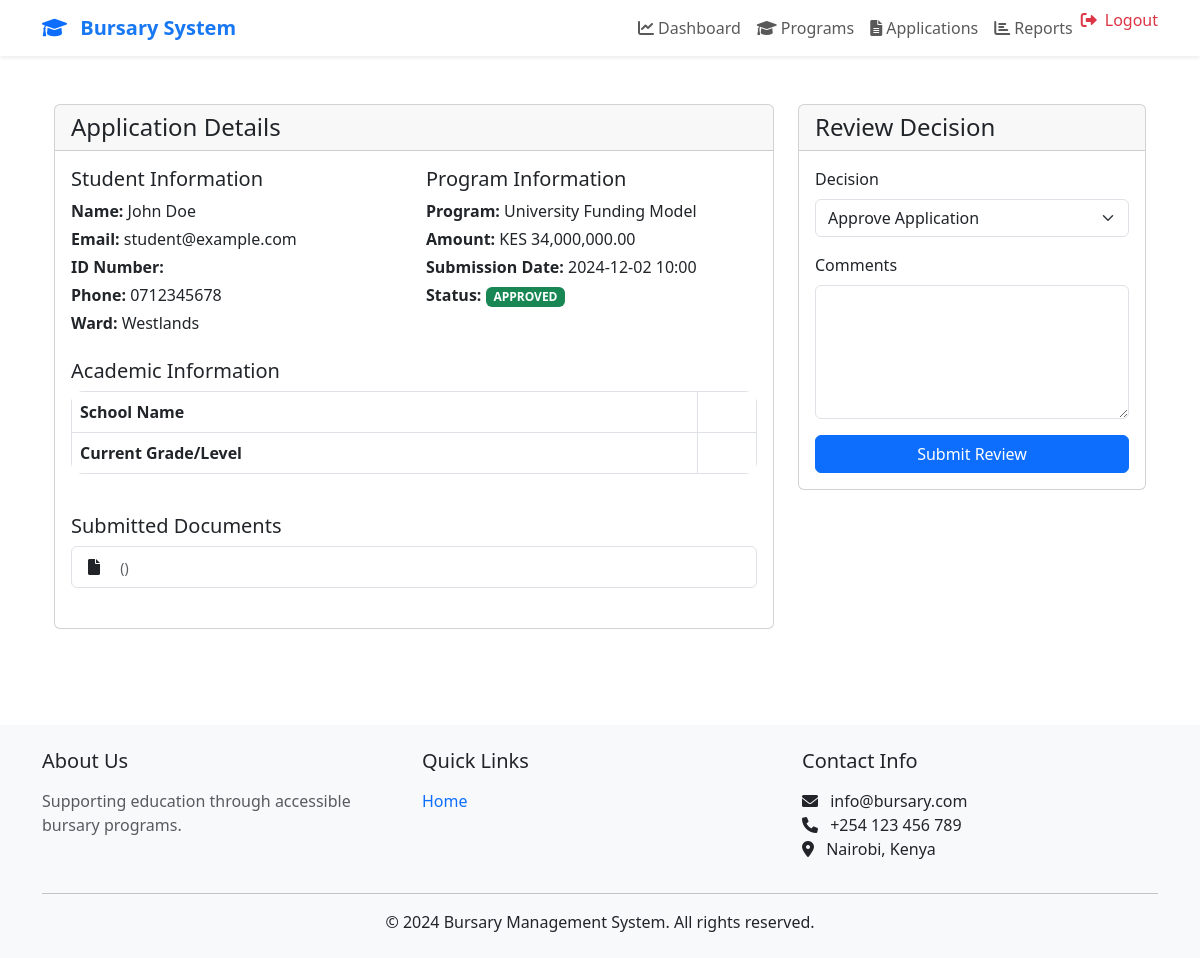
Page /admin/application/3/review (signed in) on the committed database.
### app/models.py (models this page shows, shortened)
class User(UserMixin, db.Model):
    id = db.Column(db.Integer, primary_key=True)
    email = db.Column(db.String(120), unique=True, nullable=False)
    password_hash = db.Column(db.String(256))
    first_name = db.Column(db.String(64))
    last_name = db.Column(db.String(64))
    role = db.Column(db.String(20), default='STUDENT')
    created_at = db.Column(db.DateTime, default=datetime.utcnow)
    updated_at = db.Column(db.DateTime, default=datetime.utcnow, onupdate=datetime.utcnow)
    profile = db.relationship('Profile', backref='user', uselist=False)
    submitted_applications = db.relationship('Application', backref='applicant',
                                          lazy='dynamic',
                                          foreign_keys='Application.student_id')
    reviewed_applications = db.relationship('Application', backref='reviewer',
                                         lazy='dynamic',
                                         foreign_keys='Application.reviewed_by')
    academic_info = db.relationship('AcademicInfo', backref='user', uselist=False)

class Profile(db.Model):
    id = db.Column(db.Integer, primary_key=True)
    user_id = db.Column(db.Integer, db.ForeignKey('user.id'), unique=True)
    first_name = db.Column(db.String(50))
    last_name = db.Column(db.String(50))
    phone_number = db.Column(db.String(20))
    date_of_birth = db.Column(db.Date)
    gender = db.Column(db.String(10))
    ward_id = db.Column(db.Integer, db.ForeignKey('ward.id'))

class Ward(db.Model):
    id = db.Column(db.Integer, primary_key=True)
    name = db.Column(db.String(100), unique=True, nullable=False)
    description = db.Column(db.String(500))
    total_budget = db.Column(db.Float, nullable=False)
    created_at = db.Column(db.DateTime, default=datetime.utcnow)
    updated_at = db.Column(db.DateTime, default=datetime.utcnow, onupdate=datetime.utcnow)
    programs = db.relationship('BursaryProgram', backref='ward', lazy='dynamic')
    profiles = db.relationship('Profile', backref='ward', lazy='dynamic')
    applications = db.relationship('Application', backref='ward', lazy='dynamic')

class BursaryProgram(db.Model):
    id = db.Column(db.Integer, primary_key=True)
    name = db.Column(db.String(200), nullable=False)
    description = db.Column(db.Text)
    amount = db.Column(db.Float, nullable=False)
    start_date = db.Column(db.DateTime, nullable=False)
    end_date = db.Column(db.DateTime, nullable=False)
    requirements = db.Column(db.Text)
    ward_id = db.Column(db.Integer, db.ForeignKey('ward.id'), nullable=True)
    status = db.Column(db.String(20), default='ACTIVE')
    created_at = db.Column(db.DateTime, default=datetime.utcnow)
    updated_at = db.Column(db.DateTime, default=datetime.utcnow, onupdate=datetime.utcnow)
    applications = db.relationship('Application', backref='program', lazy='dynamic')

class Application(db.Model):
    id = db.Column(db.Integer, primary_key=True)
    student_id = db.Column(db.Integer, db.ForeignKey('user.id'), nullable=False)
    ward_id = db.Column(db.Integer, db.ForeignKey('ward.id'), nullable=False)
    program_id = db.Column(db.Integer, db.ForeignKey('bursary_program.id'), nullable=False)
    status = db.Column(db.String(20), default='PENDING')
    amount = db.Column(db.Float, nullable=False)
    reason = db.Column(db.Text, nullable=False)
    reviewed_by = db.Column(db.Integer, db.ForeignKey('user.id'))
    review_note = db.Column(db.Text)
    created_at = db.Column(db.DateTime, default=datetime.utcnow)
    updated_at = db.Column(db.DateTime, default=datetime.utcnow, onupdate=datetime.utcnow)
    documents = db.relationship('Document', backref='application', lazy='dynamic')
    timeline = db.relationship('ApplicationTimeline', backref='application', lazy='dynamic')

class Document(db.Model):
    id = db.Column(db.Integer, primary_key=True)
    type = db.Column(db.String(50), nullable=False)
    url = db.Column(db.String(500), nullable=False)     # original filename
    application_id = db.Column(db.Integer, db.ForeignKey('application.id'), nullable=False)
    created_at = db.Column(db.DateTime, default=datetime.utcnow)

### app/admin/routes.py (the view, shortened to what this page needs)
@bp.route('/application/<int:application_id>/review', methods=['GET', 'POST'])
@login_required
@admin_required
def review_application(application_id):
    application = Application.query.get_or_404(application_id)
    form = ApplicationReviewForm()
    return render_template('admin/review_application.html',
                         application=application,
                         form=form)

### app/admin/forms.py
class ApplicationReviewForm(FlaskForm):
    status = SelectField('Decision', choices=[
        ('APPROVED', 'Approve Application'),
        ('REJECTED', 'Reject Application'),
        ('PENDING', 'Keep Pending'),
        ('INFO_REQUESTED', 'Request More Information')
    ], validators=[DataRequired()])
    comments = TextAreaField('Comments', validators=[DataRequired(), Length(min=10)])
    submit = SubmitField('Submit Review')

### app/models.py (called while the page is built)
@login_manager.user_loader
def load_user(id):
    return User.query.get(int(id))

### app/templates/admin/review_application.html (shortened to what this page needs)
{% extends "admin/base.html" %}
{% block content %}
<div class="container-fluid py-4">
    <div class="row">
        <div class="col-md-8">
            <div class="card mb-4">
                <div class="card-header">
                    <h4 class="mb-0">Application Details</h4>
                </div>
                <div class="card-body">
                    <div class="row mb-4">
                        <div class="col-md-6">
                            <h5>Student Information</h5>
                            <p class="mb-1"><strong>Name:</strong> {{ application.applicant.first_name }} {{ application.applicant.last_name }}</p>
                            <p class="mb-1"><strong>Email:</strong> {{ application.applicant.email }}</p>
                            <p class="mb-1"><strong>ID Number:</strong> {{ application.applicant.profile.id_number }}</p>
                            <p class="mb-1"><strong>Phone:</strong> {{ application.applicant.profile.phone_number }}</p>
                            <p class="mb-0"><strong>Ward:</strong> {{ application.applicant.profile.ward.name }}</p>
                        </div>
                        <div class="col-md-6">
                            <h5>Program Information</h5>
                            <p class="mb-1"><strong>Program:</strong> {{ application.program.name }}</p>
                            <p class="mb-1"><strong>Amount:</strong> KES {{ "{:,.2f}".format(application.program.amount) }}</p>
                            <p class="mb-1"><strong>Submission Date:</strong> {{ application.created_at.strftime('%Y-%m-%d %H:%M') }}</p>
                            <p class="mb-0"><strong>Status:</strong>
                                <span class="badge {% if application.status == 'PENDING' %}bg-warning
                                                 {% elif application.status == 'APPROVED' %}bg-success
                                                 {% elif application.status == 'REJECTED' %}bg-danger
                                                 {% endif %}">
                                    {{ application.status }}
                                </span>
                            </p>
                        </div>
                    </div>
                    <h5>Academic Information</h5>
                    <div class="table-responsive mb-4">
                        <table class="table table-bordered">
                            <tr>
                                <th>School Name</th>
                                <td>{{ application.applicant.academic_info.school_name }}</td>
                            </tr>
                            <tr>
                                <th>Current Grade/Level</th>
                                <td>{{ application.applicant.academic_info.current_grade }}</td>
                            </tr>
                        </table>
                    </div>
                    {% if application.documents %}
                    <h5>Submitted Documents</h5>
                    <div class="list-group mb-4">
                        {% for doc in application.documents %}
                        <a href="{{ url_for('admin.download_document', document_id=doc.id) }}" class="list-group-item list-group-item-action">
                            <i class="fas fa-file me-2"></i>
                            <small class="text-muted ms-2">({{ doc.file_type }})</small>
                        </a>
                        {% endfor %}
                    </div>
                    {% endif %}
                </div>
            </div>
        </div>
        <div class="col-md-4">
            <div class="card">
                <div class="card-header">
                    <h4 class="mb-0">Review Decision</h4>
                </div>
                <div class="card-body">
                    <form method="POST">
                        <div class="mb-3">
                            {{ form.status.label(class="form-label") }}
                            {{ form.status(class="form-select") }}
                        </div>
                        <div class="mb-3">
                            {{ form.comments.label(class="form-label") }}
                            {{ form.comments(class="form-control", rows=5) }}
                        </div>
                        {{ form.submit(class="btn btn-primary w-100") }}
                    </form>
                </div>
            </div>
        </div>
    </div>
</div>
{% endblock %}

### app/static/styles/meta-design.css (style rules this page uses)
:root { --meta-primary: #1877F2; --meta-secondary: #1C2B33; --meta-background: #F8F9FA; --meta-surface: #FFFFFF; --meta-error: #E41E3F; --meta-success: #28A745; --meta-warning: #FFC107; --meta-info: #17A2B8; --meta-text-primary: #2C3E50; --meta-text-secondary: #6C757D; --meta-text-muted: #95A5A6; --meta-border: #E9ECEF; --meta-hover: #F7F9FC; --shadow-sm: 0 2px 4px rgba(0, 0, 0, 0.02); --shadow-md: 0 4px 6px rgba(0, 0, 0, 0.04); --shadow-lg: 0 10px 15px rgba(0, 0, 0, 0.05); --border-radius-sm: 8px; --border-radius-md: 12px; --border-radius-lg: 16px; --meta-font-family: -apple-system, BlinkMacSystemFont, "Segoe UI", Roboto, "Helvetica Neue", Arial, sans-serif; --spacing-xs: 4px; --spacing-sm: 8px; --spacing-md: 16px; --spacing-lg: 24px; --spacing-xl: 32px; --spacing-xxl: 48px; }
body { font-family: var(--meta-font-family); background-color: var(--meta-background); color: var(--meta-text-primary); line-height: 1.6; -webkit-font-smoothing: antialiased; -moz-osx-font-smoothing: grayscale; }
.btn { font-weight: 500; padding: 0.5rem 1.25rem; border-radius: var(--border-radius-sm); transition: all 0.2s ease; }
.btn-primary { background: var(--meta-primary); border: none; }
.form-control { border-radius: var(--border-radius-sm); border: 1px solid var(--meta-border); padding: 0.75rem 1rem; transition: all 0.2s ease; }
.table { border-radius: var(--border-radius-md); overflow: hidden; }
.badge { font-weight: 500; padding: 0.5em 1em; border-radius: var(--border-radius-sm); }

### rows in the picture
User: applicant.first_name "John", applicant.last_name "Doe", applicant.email "student@example.com"
Profile: applicant.profile.phone_number "0712345678"
Ward: applicant.profile.ward.name "Westlands"
BursaryProgram: program.name "University Funding Model", program.amount "34,000,000.00"
Application: created_at "2024-12-02 10:00", status "APPROVED"
